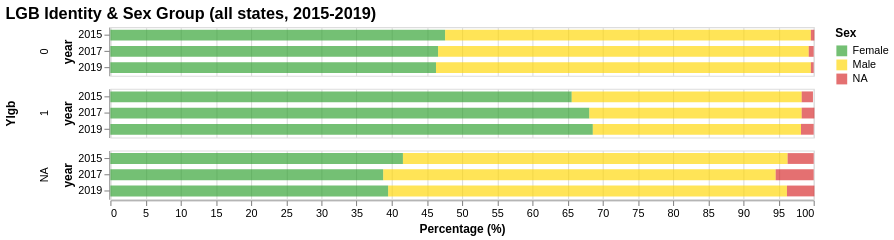

Write a Vega-Lite specification for this figure.
### Vega-Lite specification from a JSON file in a GitHub repository (floating-point values rounded to 4 significant figures)
{"config": {"view": {"continuousWidth": 400, "continuousHeight": 300}, "range": {"category": ["#2ca02c", "gold", "#d62728"]}, "title": {"fontSize": 15}}, "data": {"name": "data-fa9d4bbce726942dbd15c0ff98dca4a1"}, "mark": {"type": "bar", "opacity": 0.66, "size": 10}, "encoding": {"color": {"field": "Sex", "sort": {"field": "order", "order": "ascending"}, "type": "nominal"}, "order": {"field": "order", "type": "nominal"}, "row": {"field": "Ylgb", "spacing": 10, "type": "nominal"}, "tooltip": [{"field": "state", "title": "State", "type": "nominal"}, {"field": "year", "title": "Year", "type": "ordinal"}, {"field": "Sex", "title": "Sex", "type": "nominal"}, {"field": "percent", "title": "Percent (%)", "type": "quantitative"}], "x": {"aggregate": "sum", "axis": {"title": "Percentage (%)"}, "field": "percent", "scale": {"domainMax": 100}, "type": "quantitative"}, "y": {"field": "year", "type": "ordinal"}}, "height": 45, "selection": {"selector017": {"type": "interval", "bind": "scales", "encodings": ["x", "y"]}}, "title": "LGB Identity & Sex Group (all states, 2015-2019)", "transform": [{"calculate": "[datum.Sex]", "as": "order"}], "width": 650, "$schema": "https://vega.github.io/schema/vega-lite/v4.17.0.json", "datasets": {"data-fa9d4bbce726942dbd15c0ff98dca4a1": [{"year": 2015, "Ylgb": "0", "Sex": "Female", "percent": 47.6}, {"year": 2015, "Ylgb": "0", "Sex": "Male", "percent": 52.0}, {"year": 2015, "Ylgb": "0", "Sex": "NA", "percent": 0.5}, {"year": 2015, "Ylgb": "1", "Sex": "Female", "percent": 65.6}, {"year": 2015, "Ylgb": "1", "Sex": "Male", "percent": 32.7}, {"year": 2015, "Ylgb": "1", "Sex": "NA", "percent": 1.6}, {"year": 2015, "Ylgb": "NA", "Sex": "Female", "percent": 41.6}, {"year": 2015, "Ylgb": "NA", "Sex": "Male", "percent": 54.7}, {"year": 2015, "Ylgb": "NA", "Sex": "NA", "percent": 3.7}, {"year": 2017, "Ylgb": "0", "Sex": "Female", "percent": 46.6}, {"year": 2017, "Ylgb": "0", "Sex": "Male", "percent": 52.7}, {"year": 2017, "Ylgb": "0", "Sex": "NA", "percent": 0.7}, {"year": 2017, "Ylgb": "1", "Sex": "Female", "percent": 68.1}, {"year": 2017, "Ylgb": "1", "Sex": "Male", "percent": 30.2}, {"year": 2017, "Ylgb": "1", "Sex": "NA", "percent": 1.8}, {"year": 2017, "Ylgb": "NA", "Sex": "Female", "percent": 38.8}, {"year": 2017, "Ylgb": "NA", "Sex": "Male", "percent": 55.8}, {"year": 2017, "Ylgb": "NA", "Sex": "NA", "percent": 5.4}, {"year": 2019, "Ylgb": "0", "Sex": "Female", "percent": 46.3}, {"year": 2019, "Ylgb": "0", "Sex": "Male", "percent": 53.3}, {"year": 2019, "Ylgb": "0", "Sex": "NA", "percent": 0.4}, {"year": 2019, "Ylgb": "1", "Sex": "Female", "percent": 68.6}, {"year": 2019, "Ylgb": "1", "Sex": "Male", "percent": 29.6}, {"year": 2019, "Ylgb": "1", "Sex": "NA", "percent": 1.8}, {"year": 2019, "Ylgb": "NA", "Sex": "Female", "percent": 39.5}, {"year": 2019, "Ylgb": "NA", "Sex": "Male", "percent": 56.7}, {"year": 2019, "Ylgb": "NA", "Sex": "NA", "percent": 3.9}]}}
